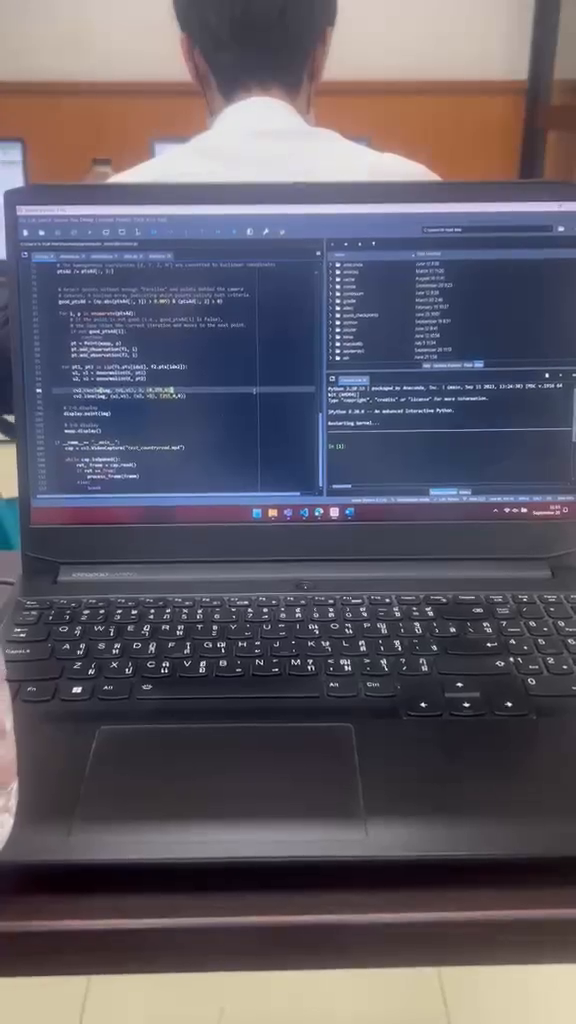
#> input picture frame 14 of quiz4_6511233/input/items_desk.mp4, 576 x 1024 px
$ python new.py
#> lines starting #> are read from the running program, lines starting #| are printed output that depends on the picture; long printed decimals are rounded
import cv2
import numpy as np

# Camera Intrinsics (Example values, should be calibrated for your camera)
K = np.array([[700, 0, 320],
              [0, 700, 240],
              [0, 0, 1]])

# Initialize ORB detector
orb = cv2.ORB_create()

# Use FLANN for feature matching
FLANN_INDEX_LSH = 6
index_params = dict(algorithm=FLANN_INDEX_LSH, table_number=6, key_size=12, multi_probe_level=1)
search_params = dict(checks=50)
flann = cv2.FlannBasedMatcher(index_params, search_params)

def process_video_input(video_path, output_video_path):
    # Open the video capture
    cap = cv2.VideoCapture(video_path)

    # Get the width, height, and frame rate of the video
    frame_width = int(cap.get(cv2.CAP_PROP_FRAME_WIDTH))
    frame_height = int(cap.get(cv2.CAP_PROP_FRAME_HEIGHT))
    fps = int(cap.get(cv2.CAP_PROP_FPS))

    # Set up the video writer to save the output video
    out = cv2.VideoWriter(output_video_path, cv2.VideoWriter_fourcc(*'mp4v'), fps, (frame_width, frame_height))

    # Capture two frames for SLAM processing
    ret1, frame1 = cap.read()  # First frame
#> frame1 is the input picture: shape (1024, 576, 3); mean B, G, R 101.9, 90.9, 95
    ret2, frame2 = cap.read()  # Second frame

    if not ret1 or not ret2:
        print("Error reading video")
        return

    # Convert frames to grayscale
    gray1 = cv2.cvtColor(frame1, cv2.COLOR_BGR2GRAY)
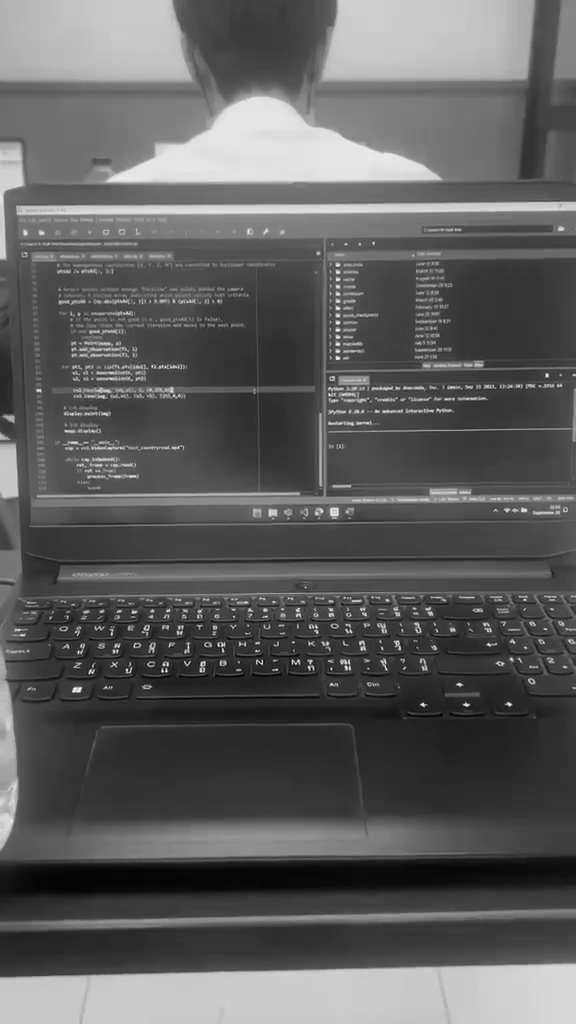
#> gray1: shape (1024, 576); min 0, max 253, mean 93.5
    gray2 = cv2.cvtColor(frame2, cv2.COLOR_BGR2GRAY)

    # Detect ORB keypoints and descriptors
    kp1, des1 = orb.detectAndCompute(gray1, None)
#> kp1 = 500 keypoints; strongest (x, y, size): (422, 704, 31), (346, 667, 31), (510, 704, 31), (162, 671, 31)
    kp2, des2 = orb.detectAndCompute(gray2, None)
#> kp2 = 500 keypoints; strongest (x, y, size): (422, 704, 31), (510, 704, 31), (162, 671, 31), (166, 671, 31)

    # Match descriptors using FLANN
    matches = flann.knnMatch(des1, des2, k=2)
#> matches = 500 matches

    # Apply Lowe's ratio test to find good matches
    good_matches = []
    for m, n in matches:
        if m.distance < 0.7 * n.distance:
            good_matches.append(m)
#> after the loop, good_matches = 381 matches

    # Draw the matches on the output frame
    matched_frame = cv2.drawMatches(frame1, kp1, frame2, kp2, good_matches, None, flags=cv2.DrawMatchesFlags_NOT_DRAW_SINGLE_POINTS)
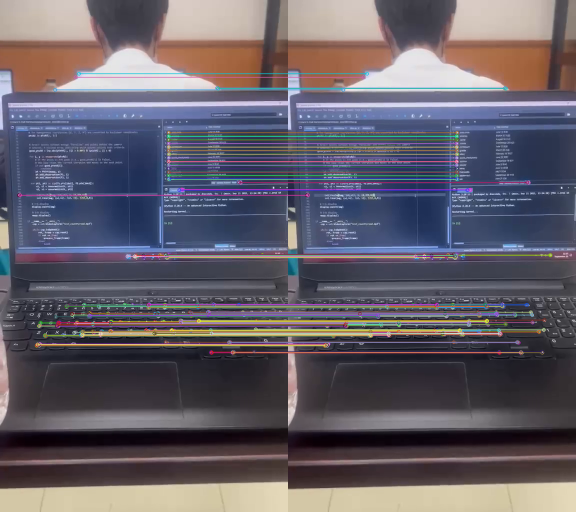
#> matched_frame: shape (1024, 1152, 3) (shown at 1/2 size); mean B, G, R 104.1, 94.2, 99.4

    # Save the frame to the output video
    out.write(matched_frame)

    # Show the matched frame in a window (optional)
    cv2.imshow("Feature Matching", matched_frame)
    cv2.waitKey(0)  # Display window until a key is pressed

    # Extract keypoints from matches for pose estimation
    pts1 = np.float32([kp1[m.queryIdx].pt for m in good_matches]).reshape(-1, 1, 2)
#> pts1 = 381 rows, first 8: [310, 627], [200, 671], [292, 663], [468, 704], [464, 704], [422, 704], [78, 691], [73, 691]
    pts2 = np.float32([kp2[m.trainIdx].pt for m in good_matches]).reshape(-1, 1, 2)
#> pts2 = 381 rows, first 8: [310, 627], [200, 671], [292, 663], [468, 705], [465, 705], [422, 704], [78, 691.2], [73, 691]

    # Estimate the essential matrix using RANSAC
    E, mask = cv2.findEssentialMat(pts1, pts2, K, method=cv2.RANSAC, prob=0.999, threshold=1.0)
#> E = [[-5.99e-16, 0.348, -0.612], [-0.348, -4.09e-16, -0.0708], [0.612, 0.0708, -1.86e-17]]; mask = 381 values, max 1 at index 0, min 0 at index 10, mean 0.974

    # Recover pose (rotation and translation) from the essential matrix
    _, R, t, _ = cv2.recoverPose(E, pts1, pts2, K)
#> R = [[1, 1.14e-15, -2.98e-16], [-8.74e-16, 1, 0], [-4.86e-17, 5.55e-17, 1]]; t = [-0.1, 0.865, 0.492]

    print("Estimated Rotation Matrix (R):")
    print(R)
#| [[ 1.00000000e+00  1.13797860e-15 -2.98372438e-16]
#|  [-8.74300632e-16  1.00000000e+00  0.00000000e+00]
#|  [-4.85722573e-17  5.55111512e-17  1.00000000e+00]]
    print("\nEstimated Translation Vector (t):")
    print(t)
#| [[-0.1001]
#|  [ 0.8648]
#|  [ 0.492]]

    # Release the video writer, video capture, and close the window
    cap.release()
    out.release()  # Don't forget to release the writer
    cv2.destroyAllWindows()

# Example Usage:
process_video_input(r"C:\Users\Ye Myat Moe\Documents\sp\computer_vision\quiz4_6511233\input\items_desk.mp4",
                    r'C:\Users\Ye Myat Moe\Documents\sp\computer_vision\quiz4_6511233\output\output_video.mp4')

$ run again, starting later in the video
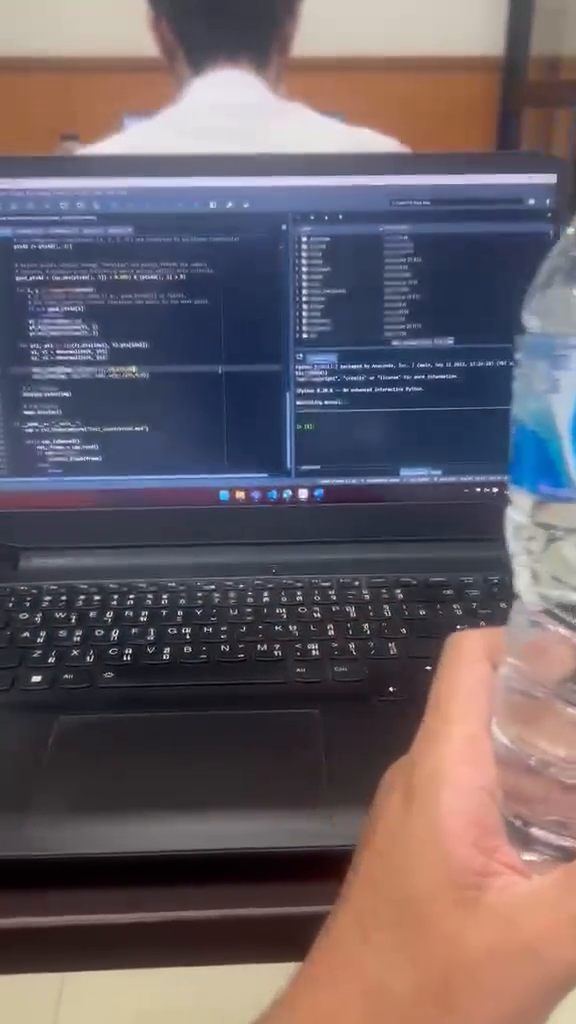
#> input picture frame 112 of quiz4_6511233/input/items_desk.mp4, 576 x 1024 px
#> in process_video_input, frame1 is the input picture: shape (1024, 576, 3); mean B, G, R 101.4, 94.7, 104.3
#> in process_video_input, `gray2 = cv2.cvtColor(frame2, cv2.COLOR_BGR2GRAY)`:
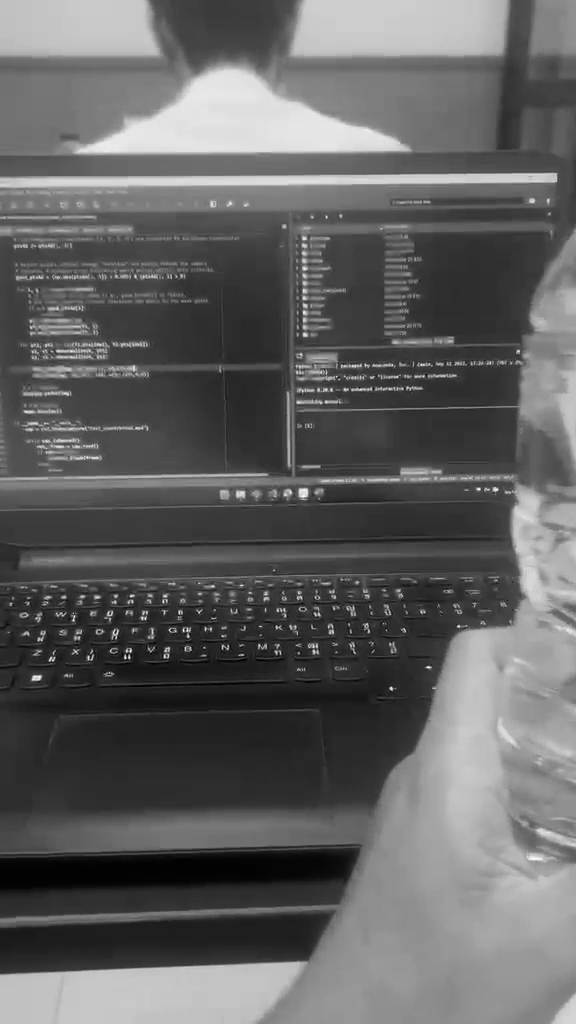
#> gray2: shape (1024, 576); min 0, max 254, mean 97.5
#> kp1 = 500 keypoints; strongest (x, y, size): (128, 658, 31), (390, 688, 31), (124, 658, 31), (130, 651, 31)
#> kp2 = 500 keypoints; strongest (x, y, size): (125, 657, 31), (391, 689, 31), (391, 687, 31), (130, 650, 31)
#> matches = 500 matches
#> after the loop in process_video_input, `for m, n in matches:`: good_matches = 350 matches
#> in process_video_input, `matched_frame = cv2.drawMatches(frame1, kp1, frame2, kp2, good_matches..`:
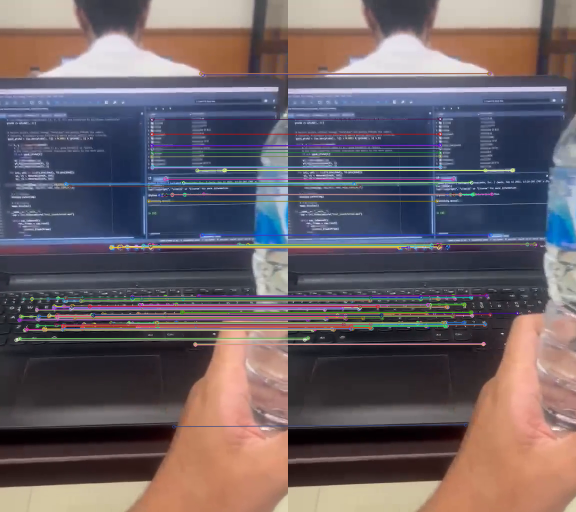
#> matched_frame: shape (1024, 1152, 3) (shown at 1/2 size); mean B, G, R 102.6, 96.8, 107
#> pts1 = 350 rows, first 8: [313, 652], [141, 618], [314, 614], [111, 613], [164, 596], [143, 613], [276, 627], [131, 596]
#> pts2 = 350 rows, first 8: [313, 652], [142, 618], [315, 614], [112, 612], [164, 595], [143, 612], [276, 626], [131, 595]
#> E = [[-0.0026, -0.328, -0.61], [0.317, 0.00289, 0.142], [0.616, -0.143, -3.8e-05]]; mask = 350 values, max 1 at index 0, min 0 at index 53, mean 0.934
#> R = [[1, 0.00047, -0.00451], [-0.000556, 1, -0.0191], [0.0045, 0.0191, 1]]; t = [0.203, 0.871, -0.447]
#| [[ 9.99989711e-01  4.70090164e-04 -4.51195900e-03]
#|  [-5.56164166e-04  9.99817527e-01 -1.90946012e-02]
#|  [ 4.50215950e-03  1.90969141e-02  9.99807501e-01]]
#| [[ 0.203 ]
#|  [ 0.8709]
#|  [-0.4475]]
